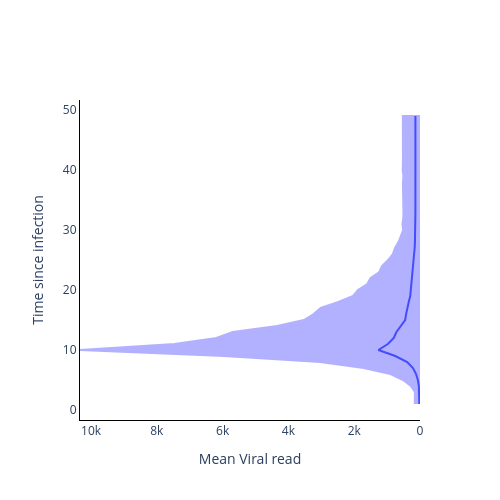

Write notebook code for a chart like this one.
### Code cell
fig = go.Figure()

fig.add_trace(
    go.Scatter(
        y=time_from_infec,
        x=np.mean(vr_val, axis=1),
        mode='lines',
        name='Mean Viral read',
        showlegend=False,
    )
)

fig.add_trace(
    go.Scatter(
        y=time_from_infec.tolist() + time_from_infec.tolist()[::-1],
        x=np.quantile(vr_val, 0.975, axis=1).tolist() + np.quantile(vr_val, 0.025, axis=1).tolist()[::-1],
        mode='lines',
        fill='toself',
        fillcolor='blue',
        line_color='blue',
        opacity=0.3,
        showlegend=False,
    )
)

# Add axis labels
fig.update_layout(
    width=500, 
    height=500,
    plot_bgcolor='white',
    xaxis=dict(
        linecolor='black',
        title = 'Mean Viral read',
        autorange='reversed'
        ),
    yaxis=dict(
        linecolor='black',
        title = 'Time since infection'),
    #legend=dict(
    #    orientation="h",
    #    yanchor="bottom",
    #    y=1.02,
    #    xanchor="right",
    #    x=1
    #)
    )

fig.write_image('images/Viral_read_model.pdf')
fig.show()

### Figure 1 — Plotly figure (JSON) as saved in the notebook; plotly's stock layout.template omitted (floating-point values rounded to 4 significant figures)
{"data": [{"mode": "lines", "name": "Mean Viral read", "showlegend": false, "type": "scatter", "x": [20.5, 19.93, 20.47, 34.28, 65.06, 119.9, 213.2, 389.5, 751.4, 1264.0, 977.5, 797.6, 715.9, 571.3, 451.7, 420.7, 389.6, 342.4, 297.0, 280.2, 244.7, 241.3, 212.5, 201.9, 181.1, 170.2, 161.9, 154.0, 146.5, 141.0, 143.6, 138.7, 139.7, 139.9, 137.8, 138.7, 140.2, 140.9, 137.9, 141.4, 138.2, 141.8, 140.1, 141.2, 138.9, 139.7, 137.6, 141.1, 139.8], "y": [1, 2, 3, 4, 5, 6, 7, 8, 9, 10, 11, 12, 13, 14, 15, 16, 17, 18, 19, 20, 21, 22, 23, 24, 25, 26, 27, 28, 29, 30, 31, 32, 33, 34, 35, 36, 37, 38, 39, 40, 41, 42, 43, 44, 45, 46, 47, 48, 49]}, {"fill": "toself", "fillcolor": "blue", "line": {"color": "blue"}, "mode": "lines", "opacity": 0.3, "showlegend": false, "type": "scatter", "x": [158.4, 153.2, 154.4, 277.5, 516.2, 897.7, 1714.0, 3035.0, 5961.0, 10340.0, 7464.0, 6188.0, 5692.0, 4343.0, 3528.0, 3234.0, 3018.0, 2482.0, 2036.0, 1885.0, 1603.0, 1501.0, 1235.0, 1157.0, 968.8, 824.7, 760.4, 652.6, 580.5, 511.9, 535.6, 506.9, 504.0, 509.3, 503.6, 500.4, 519.9, 519.4, 504.1, 527.5, 518.6, 517.3, 511.9, 517.2, 518.6, 518.4, 500.2, 519.8, 521.4, 3.567, 3.327, 3.28, 3.508, 3.335, 3.455, 3.204, 3.675, 3.625, 4.011, 3.6, 3.654, 3.458, 3.275, 3.582, 3.573, 3.607, 3.683, 3.535, 3.39, 2.472, 1.603, 1.122, 1.058, 0.5449, 0.4141, 0.2589, 0.2075, 0.1285, 0.09759, 0.07548, 0.0414, 0.0298, 0.02035, 0.01675, 0.01737, 0.01666, 0.0302, 0.02662, 0.03113, 0.0288, 0.01654, 0.007264, 0.004014, 0.0022, 0.001277, 0.0008439, 0.0005842, 0.0006927], "y": [1, 2, 3, 4, 5, 6, 7, 8, 9, 10, 11, 12, 13, 14, 15, 16, 17, 18, 19, 20, 21, 22, 23, 24, 25, 26, 27, 28, 29, 30, 31, 32, 33, 34, 35, 36, 37, 38, 39, 40, 41, 42, 43, 44, 45, 46, 47, 48, 49, 49, 48, 47, 46, 45, 44, 43, 42, 41, 40, 39, 38, 37, 36, 35, 34, 33, 32, 31, 30, 29, 28, 27, 26, 25, 24, 23, 22, 21, 20, 19, 18, 17, 16, 15, 14, 13, 12, 11, 10, 9, 8, 7, 6, 5, 4, 3, 2, 1]}], "layout": {"height": 500, "plot_bgcolor": "white", "width": 500, "xaxis": {"autorange": "reversed", "linecolor": "black", "title": {"text": "Mean Viral read"}}, "yaxis": {"linecolor": "black", "title": {"text": "Time since infection"}}}}
